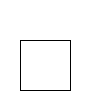
Frame 1 (no input)
Frame 60 (the mouse pressed at the canvas centre just before this capture): identical to frame 1, image omitted
Frame 120 (the mouse held since frame 60 and released just before this capture): identical to frame 1, image omitted

The Processing sketch that drew this single still picture (run headless with seeded random() and noise(); from frame 60 on, the mouse is pressed at the canvas centre):

// Processing sketch: H09Opd4
// ── H09Opd4.pde


void setup(){
  size(100,100);
  background(255,255,255);
vierkant();

}

void draw(){

}

void vierkant (){
  square(20,40,50);

}
